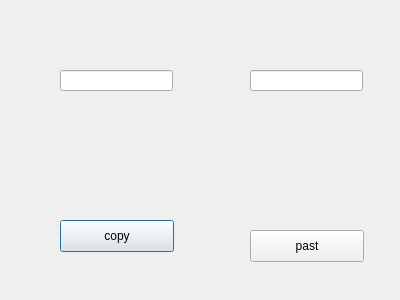
<?xml version="1.0" encoding="UTF-8"?>
<ui version="4.0">
 <class>Dialog</class>
 <widget class="QDialog" name="Dialog">
  <property name="geometry">
   <rect>
    <x>0</x>
    <y>0</y>
    <width>400</width>
    <height>300</height>
   </rect>
  </property>
  <property name="windowTitle">
   <string>Dialog</string>
  </property>
  <widget class="QPushButton" name="pushButton">
   <property name="geometry">
    <rect>
     <x>60</x>
     <y>220</y>
     <width>114</width>
     <height>32</height>
    </rect>
   </property>
   <property name="text">
    <string>copy</string>
   </property>
  </widget>
  <widget class="QLineEdit" name="lineEdit">
   <property name="geometry">
    <rect>
     <x>60</x>
     <y>70</y>
     <width>113</width>
     <height>21</height>
    </rect>
   </property>
  </widget>
  <widget class="QLineEdit" name="lineEdit_2">
   <property name="geometry">
    <rect>
     <x>250</x>
     <y>70</y>
     <width>113</width>
     <height>21</height>
    </rect>
   </property>
  </widget>
  <widget class="QPushButton" name="pushButton_2">
   <property name="geometry">
    <rect>
     <x>250</x>
     <y>230</y>
     <width>114</width>
     <height>32</height>
    </rect>
   </property>
   <property name="text">
    <string>past</string>
   </property>
  </widget>
 </widget>
 <resources/>
 <connections>
  <connection>
   <sender>pushButton</sender>
   <signal>pressed()</signal>
   <receiver>lineEdit</receiver>
   <slot>selectAll()</slot>
   <hints>
    <hint type="sourcelabel">
     <x>116</x>
     <y>235</y>
    </hint>
    <hint type="destinationlabel">
     <x>116</x>
     <y>80</y>
    </hint>
   </hints>
  </connection>
  <connection>
   <sender>pushButton</sender>
   <signal>released()</signal>
   <receiver>lineEdit</receiver>
   <slot>copy()</slot>
   <hints>
    <hint type="sourcelabel">
     <x>116</x>
     <y>235</y>
    </hint>
    <hint type="destinationlabel">
     <x>116</x>
     <y>80</y>
    </hint>
   </hints>
  </connection>
  <connection>
   <sender>pushButton_2</sender>
   <signal>clicked()</signal>
   <receiver>lineEdit_2</receiver>
   <slot>paste()</slot>
   <hints>
    <hint type="sourcelabel">
     <x>306</x>
     <y>245</y>
    </hint>
    <hint type="destinationlabel">
     <x>306</x>
     <y>80</y>
    </hint>
   </hints>
  </connection>
 </connections>
</ui>
